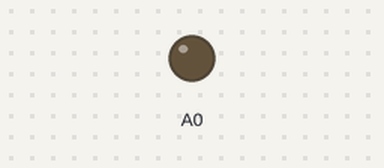
Bench run of a sketch on a simulated Arduino Uno R4 WiFi. Shown: output pins drawn as LEDs (lit = HIGH). Random numbers use the default seed unless the sketch sets one; what the sketch prints to the serial monitor is not drawn.

Above: at 0.15 s.
Timing chart, 0 to 0.5 s (numbered marks = the images above):
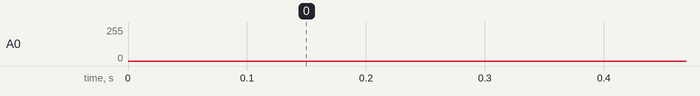

The sketch:

experiment.ino
```cpp
#include "FspTimer.h"            // Arduino UNO R4 WiFi の FSPタイマーライブラリ
#include <SoftwareSerial.h>      // ソフトウェアシリアル通信ライブラリ

#define SAMPLE_RATE 16000        // サンプリングレート（Hz）
#define NUM_SAMPLE 800           // 波形1周期のサンプル数

SoftwareSerial mySerial(3, 2);   // ソフトウェアシリアル（ピン3=RX, ピン2=TX）

float f = 233.08;                // 初期周波数：シ♭3（B♭トランペットのC音）
float amp = 0.6;                 // 出力波形の振幅（0.0〜1.0）
uint16_t waveform[NUM_SAMPLE];  // 12bit DAC用の波形データ（0〜4095）
float phase = 0.0;              // 現在の位相（小数点を含むことで補間も可能）
float phaseInc = 0.0;           // 1サンプルごとの位相の進み幅

FspTimer timer;                 // タイマーインスタンス
byte b[2];                      // シリアル送信用（未使用の可能性あり）
int sendData = 0;               // 送信フラグ（未使用の可能性あり）

// 通常のC調でのドレミファソラシドの周波数（C4〜C5の1オクターブ）
const float doremiHz[] = {
  261.63 * 2, 293.66 * 2, 329.63 * 2, 349.23 * 2,
  392.00 * 2, 440.00 * 2, 493.88 * 2, 523.25 * 2
};
const int numNotes = sizeof(doremiHz) / sizeof(doremiHz[0]);

// B♭トランペット用に移調するための係数（C音→B♭音）
const float BbTransposition = 233.08 / 261.63;
float doremiBbHz[numNotes];     // 移調後の周波数を格納する配列

// --- ソフトクリッピング（音割れ防止） ---
float softClip(float x) {
  if (x > 0.7) return 0.7 + (x - 0.7) * 0.3;
  else if (x < -0.7) return -0.7 + (x + 0.7) * 0.3;
  else return x;
}

// --- ローパスフィルタ（高域のノイズ除去） ---
void lowPassFilter(float *samples, int len, int passes = 2) {
  float tmp[len];
  for (int p = 0; p < passes; p++) {
    tmp[0] = (samples[0] + samples[1]) * 0.5;
    for (int i = 1; i < len - 1; i++) {
      tmp[i] = (samples[i - 1] + samples[i] + samples[i + 1]) / 3.0;
    }
    tmp[len - 1] = (samples[len - 2] + samples[len - 1]) * 0.5;
    for (int i = 0; i < len; i++) samples[i] = tmp[i];
  }
}

// --- 音色調整関数（任意で適用） ---
void emphasizeThickness(float* samples, int len) {
  // 中低域の厚みを加える（3000Hzあたり）
  for (int i = 0; i < len; i++) {
    samples[i] += 0.10 * sin(2.0 * PI * 3000 * i / SAMPLE_RATE);
  }
}

void boostHighs(float* samples, int len) {
  // 高域の明るさを追加（10kHz）
  for (int i = 0; i < len; i++) {
    samples[i] += 0.05 * sin(2.0 * PI * 10000 * i / SAMPLE_RATE);
  }
}

void addBrightnessNoise(float* samples, int len) {
  // 明るさを出すためのノイズ的高周波（7200Hz）
  for (int i = 0; i < len; i++) {
    samples[i] += 0.03 * sin(2.0 * PI * 7200 * i / SAMPLE_RATE);
  }
}

void maskMidSharpness(float* samples, int len) {
  // 中域の尖りを軽減（6000Hz）
  for (int i = 0; i < len; i++) {
    samples[i] -= 0.02 * sin(2.0 * PI * 6000 * i / SAMPLE_RATE);
  }
}

// --- トランペット風波形生成関数 ---
void generateTrumpetWave(float freq) {
  float amplitudes[] = {
    1.4, 1.2, 1.0, 0.8, 0.6, 0.4,
    0.2, 0.1, 0.05, 0.03,
    0.02, 0.01, 0.005, 0.0, 0.0, 0.0,
    0.0, 0.0, 0.0, 0.0
  };

  const int numHarmonics = sizeof(amplitudes) / sizeof(amplitudes[0]);

  float phaseOffsets[] = {
    0.0, 0.1, -0.05, 0.08, -0.1, 0.03,
    0.0, 0.05, -0.02, 0.07,
    0.04, -0.03, 0.02, 0.0,
    0.01, -0.01, 0.0, 0.0,
    0.0, 0.0
  };

  float modIndex = 3.0;        // FM変調の深さ
  float modFreqRatio = 2.5;    // FM変調の周波数比（基本波の2.5倍）
  static float tempSamples[NUM_SAMPLE];

  for (int i = 0; i < NUM_SAMPLE; i++) {
    float t = (float)i / NUM_SAMPLE;
    float angle = 2.0 * PI * t;

    // FMシンセ部分（音のゆらぎ）
    float modulator = sin(modFreqRatio * angle);
    float fmWave = sin(angle + modIndex * modulator);

    // アタック部分を強調するための乗数（出だしだけ強く）
    float attackMultiplier = (t < 0.01) ? (1.0 + 5.0 * (0.01 - t) / 0.01) : 1.0;

    // 倍音合成
    float harmonics = 0.0;
    for (int n = 1; n <= numHarmonics; n++) {
      harmonics += amplitudes[n - 1] * sin(n * angle + phaseOffsets[n - 1]) * attackMultiplier;
    }

    // エンベロープ（加速的に立ち上がる） フェイドアウト
    float env;
    if (t < 0.1) {
      // フェードイン（立ち上がり）をゆるやかに（指数カーブ）
      env = pow(t / 0.1, 3);  // 0.1秒かけてゆっくり上がる
    } else if (t > 0.8) {
      // フェードアウト（終わり）もゆるやかに
      float r = (1.0 - t) / 0.2;  // 0.2秒かけて減衰
      env = pow(r, 3);            // 滑らかに減衰
    } else {
      env = 1.0;  // 通常音量（中間部）
    }


    // FM波 + 倍音 + エンベロープ
    float sample = 0.2 * fmWave + 0.8 * harmonics * env;

    sample = softClip(sample);        // 音割れ防止処理
    tempSamples[i] = sample;          // 一時バッファに格納
  }


  // 音色調整エフェクトの適用（必要に応じて無効化可能）
  emphasizeThickness(tempSamples, NUM_SAMPLE);
  boostHighs(tempSamples, NUM_SAMPLE);
  addBrightnessNoise(tempSamples, NUM_SAMPLE);
  maskMidSharpness(tempSamples, NUM_SAMPLE);
  lowPassFilter(tempSamples, NUM_SAMPLE, 4);  // フィルタでノイズ低減

  // 最終的な波形データを0〜4095の範囲に変換し格納
  for (int i = 0; i < NUM_SAMPLE; i++) {
    float s = tempSamples[i];
    int tmpVal = (int)((s * amp + 1.0) * 2047.5);
    tmpVal = constrain(tmpVal, 0, 4095);
    waveform[i] = (uint16_t)tmpVal;
  }

  // 位相の進み量（周波数に応じて設定）
  //phaseInc = freq * NUM_SAMPLE / SAMPLE_RATE;

  // ビブラート（微小なゆらぎ）を加える場合はこちら
   float vibrato = 1.0 + 0.003 * sin(2 * PI * millis() / 500.0);
   phaseInc = freq * vibrato * NUM_SAMPLE / SAMPLE_RATE;
}


// --- DAC出力用の割り込みコールバック ---
void callback_playSound(timer_callback_args_t *arg) {
  int index = (int)phase;
  float frac = phase - index;

  // 線形補間で滑らかな出力を実現
  uint16_t v1 = waveform[index % NUM_SAMPLE];
  uint16_t v2 = waveform[(index + 1) % NUM_SAMPLE];
  uint16_t value = (uint16_t)((1.0 - frac) * v1 + frac * v2);

  analogWrite(A0, value);  // DAC出力（Arduino UNO R4 WiFi）

  // 位相を進める
  phase += phaseInc;
  if (phase >= NUM_SAMPLE) phase -= NUM_SAMPLE;

  sendData = 1;  // ※未使用（シリアル送信のため？）
}

// --- 初期化処理 ---
void setup() {
  analogWriteResolution(12);  // DAC出力を12bit精度に設定
  Serial.begin(115200);
  mySerial.begin(115200);     // ソフトウェアシリアルの初期化

  // C調 → B♭調への移調
  for (int i = 0; i < numNotes; i++) {
    doremiBbHz[i] = doremiHz[i] * BbTransposition;
  }

  // FSPタイマーを使用可能なチャンネルで初期化
  uint8_t type;
  int8_t ch = FspTimer::get_available_timer(type);
  if (ch < 0) return;

  f = doremiBbHz[4];  // 初期音を設定（B♭トランペットのC）

  generateTrumpetWave(261.63);

  // タイマー設定・開始（毎秒16000回、コールバック呼び出し）
  timer.begin(TIMER_MODE_PERIODIC, type, ch, SAMPLE_RATE, 50.0f, callback_playSound, nullptr);
  timer.setup_overflow_irq();
  timer.open();
  timer.start();
}

// --- メインループ ---
// --- メインループ ---
void loop() {
  static unsigned long lastMillis = 0;
  static int idx = 0;
  static unsigned long interval = 1000;  // 初期間隔は1秒
  unsigned long now = millis();


  // 現在時刻が前回からintervalミリ秒以上経ったら
  if (now - lastMillis > interval) {
    lastMillis = now;

    // ランダムに次の間隔を設定（1000, 700, 900ミリ秒のいずれか）
    int choice = random(3); // 0〜2のどれか
    if (choice == 0) {
      interval = 1200;
    } else if (choice == 1) {
      interval = 700;
    } else {
      interval = 900;
    }

    f = doremiBbHz[idx];         // 次の周波数に設定
    idx = (idx + 1) % numNotes;  // 音を循環
    generateTrumpetWave(f);      // 波形を再生成
  }


  // （オプション）送信処理
  if (sendData == 1) {
    sendData = 0;
    Serial.write(b, 2);
  }
}
```
